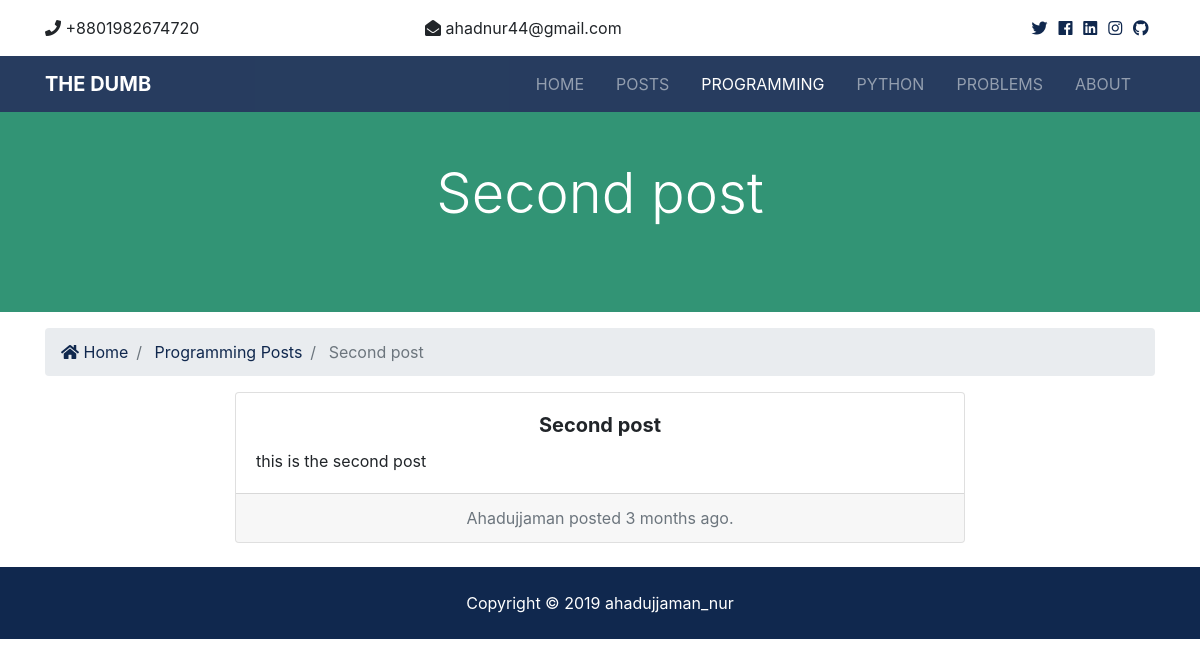
Screenshot of /programming/2/ with the database file from the repository.
### programming/models.py (models this page shows, shortened)
class Program(models.Model):
    title = models.CharField(max_length=100)
    author = models.CharField(max_length=100)
    body = models.TextField()
    date = models.DateTimeField(default=datetime.now, blank=True)
    is_published = models.BooleanField(default=True)

### programming/views.py (the view)
# urls.py: path('<int:program_id>/', views.programming_post, name='programming_post'),
def programming_post(request, program_id):
    program = get_object_or_404(Program, pk=program_id)
    context = {
        'program': program
    }
    return render(request, 'program/program_post.html', context)

### templates/program/program_post.html (shortened to what this page needs)
{% extends 'base.html' %}
{% load humanize %}
{% block content %}
  <section id="showcase-inner" class="py-5 text-white">
    <div class="container">
      <div class="row text-center">
        <div class="col-md-12">
          <h1 class="display-4">{{ program.title }}</h1>
        </div>
      </div>
    </div>
  </section>
  <section id="bc" class="mt-3">
    <div class="container">
      <nav aria-label="breadcrumb">
        <ol class="breadcrumb">
          <li class="breadcrumb-item">
            <a href="{% url 'index' %}">
              <i class="fas fa-home"></i> Home</a>
          </li>
          <li class="breadcrumb-item">
            <a href="{% url 'programming' %}">Programming Posts</a>
          </li>
          <li class="breadcrumb-item active"> {{ program.title }}</li>
        </ol>
      </nav>
    </div>
  </section>
  <div class="container">
    <div class="row">
        <div class="col-lg-8 col-md-10 mx-auto">
            <div class="card text-center">
                <div class="card-body">
                  <h5 class="card-title"><b>{{ program.title }}</b></h5>
                  <div align="justify">
                    <p class="card-text">{{ program.body | safe }}</p>
                  </div>
                </div>
                <div class="card-footer text-muted">
                  {{ program.author }} posted {{ program.date | timesince }} ago.
                  <br>
                </div>
            </div>
        </div>
    </div>
    <br>
  </div>
{% endblock %}

### myblog/staticfiles/css/all.css (style rules this page uses)
.fa, .fas, .far, .fal, .fab { -moz-osx-font-smoothing: grayscale; -webkit-font-smoothing: antialiased; display: inline-block; font-style: normal; font-variant: normal; text-rendering: auto; line-height: 1; }
.fa-home:before { content: "\f015"; }
.fa, .fas { font-family: 'Font Awesome 5 Free'; font-weight: 900; }

### myblog/staticfiles/css/style.css (style rules this page uses)
#showcase-inner { background: #7dcea0; position: relative; overflow: hidden; min-height: 200px; }
#showcase-inner::before { content: ''; position: absolute; top: 0; left: 0; min-height: 100%; width: 100%; background: rgba(32, 134, 107, 0.8); }

### rows the page displays
Program: title "Second post", body "this is the second post", author "Ahadujjaman", date "3 months"
